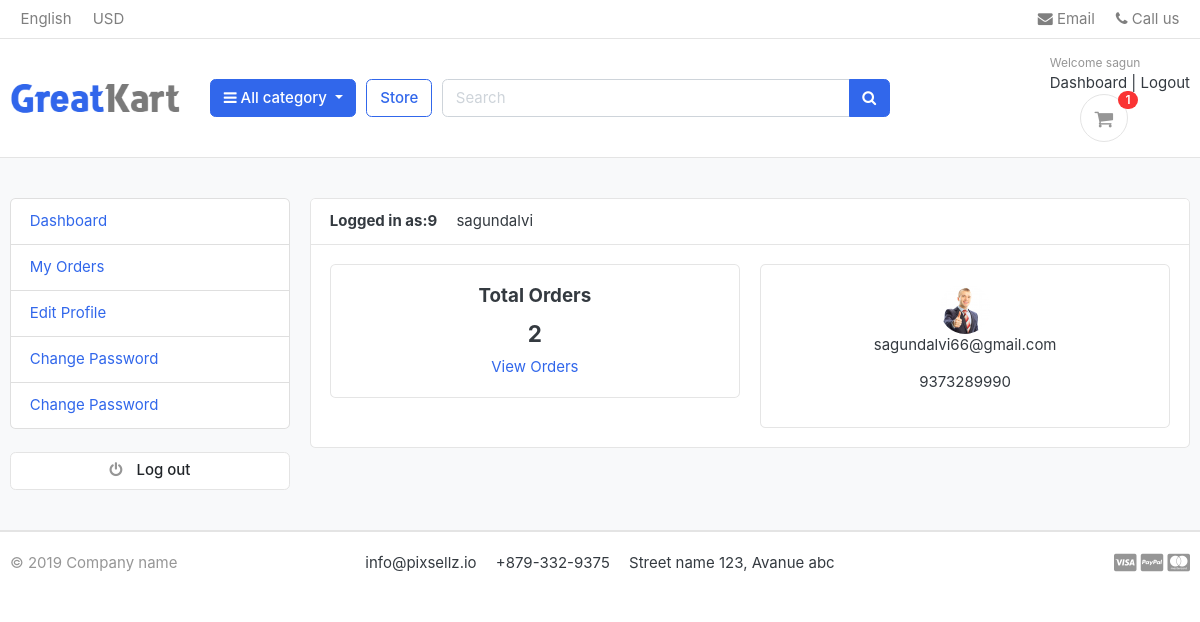
Screenshot of /accounts/dashboard/ (signed in) with the database file from the repository.
### accounts/models.py (models this page shows, shortened)
class Account(AbstractBaseUser):
    first_name = models.CharField(max_length=50)
    last_name  = models.CharField(max_length=50)
    username   = models.CharField(max_length=50, unique=True)
    email      = models.EmailField(max_length=100, unique=True)
    phone_number = models.CharField(max_length=50)
    date_joined  = models.DateTimeField(auto_now_add=True)
    last_login   = models.DateTimeField(auto_now_add=True)
    is_admin     = models.BooleanField(default=False)
    is_staff     = models.BooleanField(default=False)
    is_active    = models.BooleanField(default=False) #change when mail verification is added
    is_superadmin  = models.BooleanField(default=False)
    USERNAME_FIELD = 'email'
    REQUIRED_FIELDS = ['username','first_name','last_name']
    objects = MyAccountManager()
    def full_name(self):
        return f'{self.first_name}{self.last_name}'

class UserProfile(models.Model):
    user = models.OneToOneField(Account, on_delete=models.CASCADE)
    address_line_1 = models.CharField(blank=True, max_length=100)
    address_line_2 = models.CharField(blank=True, max_length=100)
    profile_picture = models.ImageField(blank=True, upload_to='userprofile')
    city = models.CharField(blank=True, max_length=20)
    state = models.CharField(blank=True, max_length=20)
    country = models.CharField(blank=True, max_length=20)

### accounts/views.py (the view)
# urls.py: path('dashboard/',views.dashboard, name='dashboard'),
@login_required(login_url = 'login')
def dashboard(request):#access if only u r login
    orders = Order.objects.order_by('-created_at').filter(user_id=request.user.id,is_ordered=True)
    orders_count = orders.count()
    userprofile = UserProfile.objects.get(user_id=request.user.id)
    context = {
        'orders_count' : orders_count,
        'userprofile': userprofile,
    }
    return render(request, 'accounts/dashboard.html', context)

### carts/context_processors.py (called while the page is built)
def counter(request):
    cart_count = 0
    if 'admin' in request.path:
        return {}
    else:
        try:
            cart = Cart.objects.filter(cart_id=_cart_id(request))
            if request.user.is_authenticated:
                cart_items = CartItem.objects.all().filter(user=request.user)
            else:
                cart_items = CartItem.objects.all().filter(cart=cart[:1])
            for cart_item in cart_items:
                cart_count += cart_item.quantity
        except  Cart.DoesNotExist:
            cart_count = 0
    return dict(cart_count=cart_count)

### carts/views.py (called while the page is built)
def _cart_id(request):
    cart = request.session.session_key
    if not cart:
        cart = request.session.create()
    return cart

### category/context_processors.py (called while the page is built)
def menu_links(request):
    links = Category.objects.all()
    return dict(links=links)

### category/models.py (called while the page is built)
    def get_url(self):
        return reverse('products_by_category', args=[self.slug])

### templates/accounts/dashboard.html (shortened to what this page needs)
{% extends 'base.html' %}
{% block content %}
<section class="section-conten padding-y bg">
    <div class="container">
        <div class="row">
        {% include 'includes/dashboard_sidebar.html' %}
        <main class="col-md-9">
            <article class="card">
            <header class="card-header">
                <strong class="d-inline-block mr-3">Logged in as:9</strong>
                <span>{{user.full_name}}</span>
            </header>
            <div class="card-body">
                <div class="row">
                    <div class="col-md-6">
                        <div class="card" style = "text-align:center;">
                            <div class="card-body">
                                <h5 class="card-title">Total Orders</h5>
                                <h4>{{orders_count}}</h4>
                                <a href="{% url 'my_orders' %}">View Orders</a>
                            </div>
                        </div>
                    </div>
                    <div class="col-md-6">
                        <div class="card" style = "text-align:center;">
                            <div class="card-body">
                                <img src="{{userprofile.profile_picture.url}}" alt="User Profile Picture" width="50" height="50" style="border-radius:50%;">
                            <p class="mb=0">{{user.email}}</p>
                            <p>{{user.phone_number}}</p>
                            </p></div>
                        </div>
                    </div>
                </div>
            </div>
            </article>
        </main>
    </div>
    </div>
    </section>
{% endblock %}

### templates/includes/navbar.html (shortened to what this page needs)
{% load static %}
<header class="section-header">
    <nav class="navbar p-md-0 navbar-expand-sm navbar-light border-bottom">
    <div class="container">
      <div class="collapse navbar-collapse" id="navbarTop4">
        <ul class="navbar-nav mr-auto">
            <li class="nav-item dropdown">
                 <a href="#" class="nav-link">   English </a>
            </li>
            <li class="nav-item dropdown">
                <a href="#" class="nav-link"> USD </a>
            </li>
        </ul>
        <ul class="navbar-nav">
            <li><a href="#" class="nav-link"> <i class="fa fa-envelope"></i> Email </a></li>
            <li><a href="#" class="nav-link"> <i class="fa fa-phone"></i> Call us </a></li>
        </ul>
      </div>
    </div>
    </nav>
    <section class="header-main border-bottom">
        <div class="container">
    <div class="row align-items-center">
        <div class="col-lg-2 col-md-3 col-6">
            <a href="{% url 'home' %}" class="brand-wrap">
                 <img class="logo" src="{% static './images/logo.png' %}">
            </a>
        </div>
        <div class="col-lg col-sm col-md col-6 flex-grow-0">
            <div class="category-wrap dropdown d-inline-block float-right">
                <button type="button" class="btn btn-primary dropdown-toggle" data-toggle="dropdown">
                    <i class="fa fa-bars"></i> All category
                </button>
            </div>
        </div>
      <a href="{% url 'store' %}" class="btn btn-outline-primary">Store</a>
        <div class="col-lg  col-md-6 col-sm-12 col">
            <form action="{% url 'search' %}" class="search" method='GET'>
                <div class="input-group w-100">
                    <input type="text" class="form-control" style="width:60%;" placeholder="Search" name="keyword">
                    <div class="input-group-append">
                      <button class="btn btn-primary" type="submit">
                        <i class="fa fa-search"></i>
                      </button>
                    </div>
                </div>
            </form>
        </div>
        <div class="col-lg-3 col-sm-6 col-8 order-2 order-lg-3">
                    <div class="d-flex justify-content-end mb-3 mb-lg-0">
                        {% if user.id is None %}
                        <div class="widget-header">#no
                            <small class="title text-muted">Welcome guest!</small>
                            <div>
                                <a href="{% url 'login' %}">Sign in</a> <span class="dark-transp"> | </span>
                                <a href="{% url 'register' %}"> Register</a>
                            </div>
                        </div>
                        {% else %}
                        <div class="widget-header" >
                            <small class="title text-muted">Welcome {{user.first_name}}</small>
                            <div>
                                <a href="{% url 'dashboard' %}">Dashboard</a> <span class="dark-transp"> | </span>
                                <a href="{% url 'logout' %}"> Logout</a>
                            </div>
                        {% endif %}
                        <a href="{% url 'cart' %}" class="widget-header pl-3 ml-3">
                            <div class="icon icon-sm rounded-circle border"><i class="fa fa-shopping-cart"></i></div>
                            <span class="badge badge-pill badge-danger notify">{{cart_count}}</span>
                        </a>
                    </div>
                </div>
    </div>
        </div>
    </section>
</header>

### static/css/ui.css (style rules this page uses)
html { font-family: "Inter", sans-serif; font-size: 15px; }
.icon-xs, .icon-sm, .icon-md, .icon-lg { display: inline-block; text-align: center; flex-shrink: 0; flex-grow: 0; }
.icon-sm { width: 48px; height: 48px; line-height: 48px !important; font-size: 20px; }
.padding-y { padding-top: 40px; padding-bottom: 40px; }
article:after, .form-group:after { display: block; clear: both; content: ""; }
.bg { background-color: #f8f9fa; }
.header-main { position: relative; padding-top: 1rem; padding-bottom: 1rem; }
.brand-wrap .logo, .navbar-brand .logo { margin-right: 7px; max-height: 42px; display: inline-block; }
.widget-header { display: inline-block; vertical-align: middle; position: relative; }
.widget-header a { color: #343a40; }
.widget-header i { color: #969696; }
.widget-header .title { display: block; }
.widget-header .notify { position: absolute; top: -3px; right: -10px; }
.notify { position: absolute; top: -4px; right: -10px; display: inline-block; padding: 0.25em 0.6em; font-size: 12px; line-height: 1; text-align: center; border-radius: 3rem; color: #fff; background-color: #fa3434; }

### rows the page displays
Account: first_name "sagun", full_name "sagundalvi", email "sagundalvi66@gmail.com", phone_number "9373289990"
UserProfile: profile_picture (picture)

### other values shown
{{ cart_count }} "1"
{{ orders_count }} "2"
